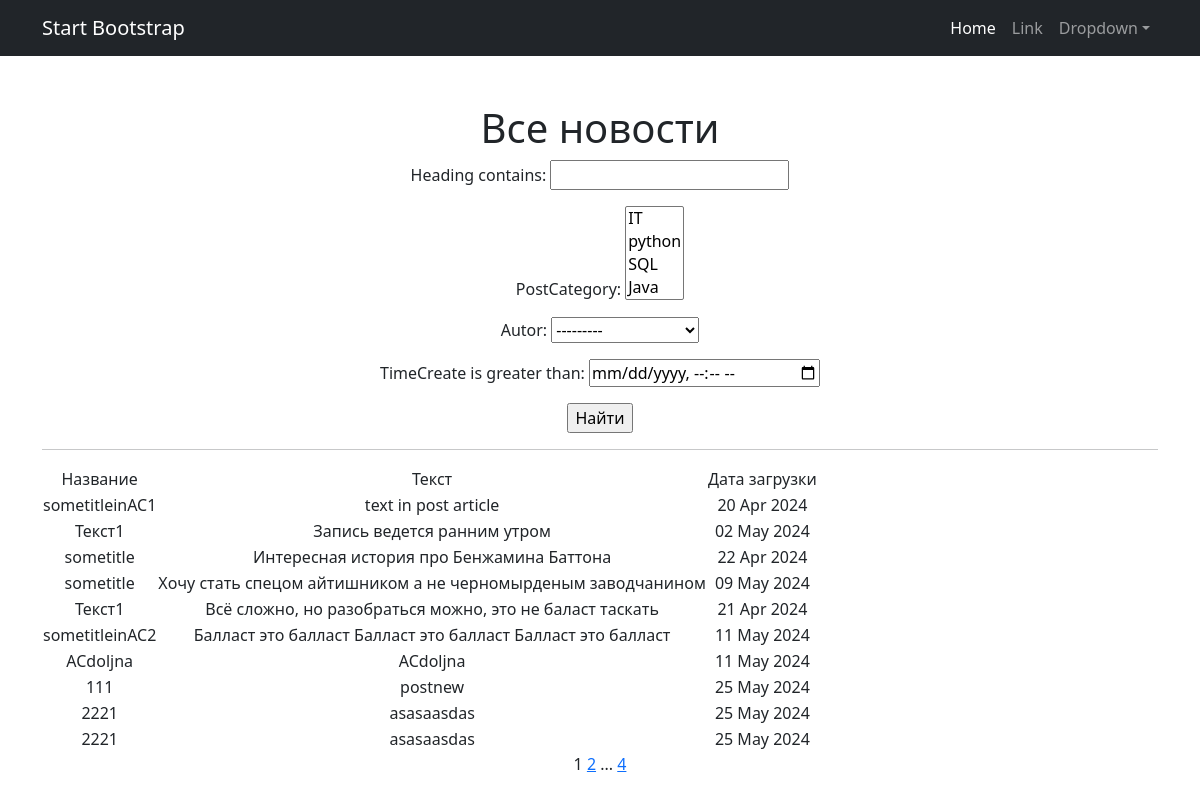
Page /news/search/ on the earlier database version.
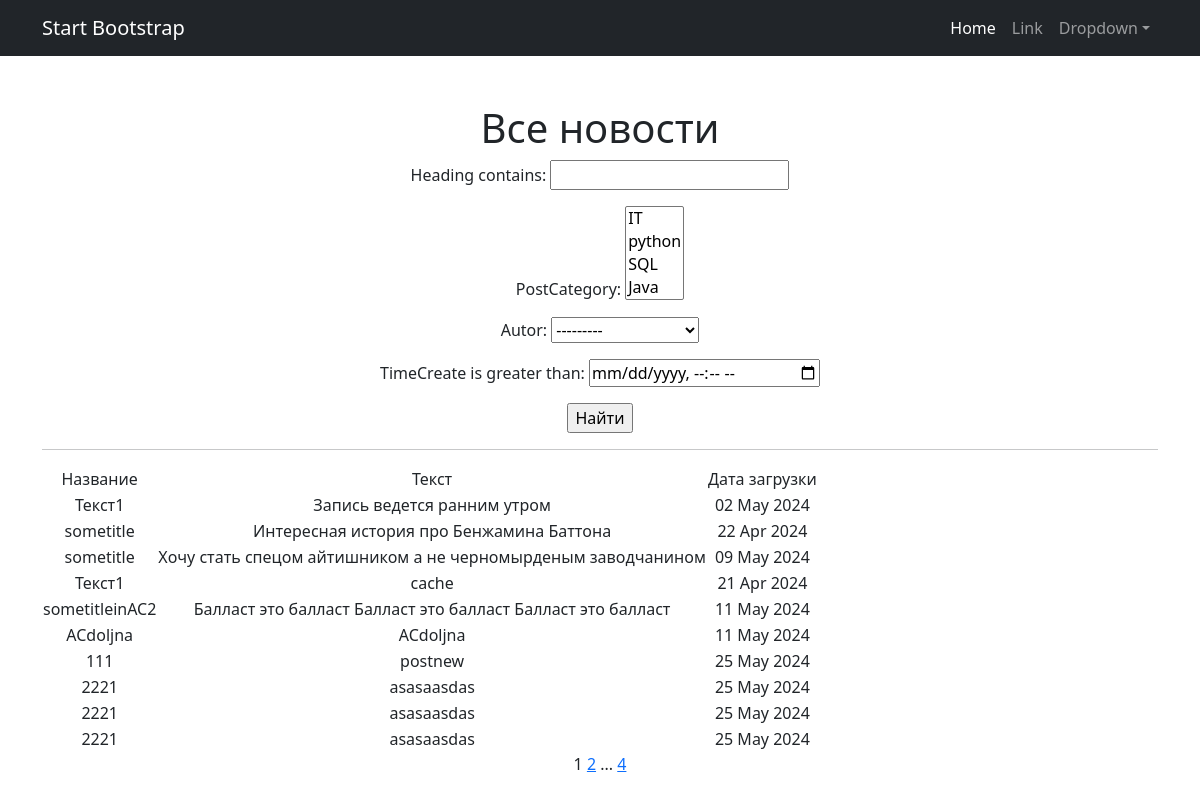
Same page on the later database version.
### news/models.py (models this page shows, shortened)
class Post(models.Model):
    autor = models.ForeignKey(Author, on_delete=models.CASCADE)
    news = 'NW'
    article = "AC"
    NamePost = [
        (news, 'новость'),
        (article, 'статья')
    ]
    namePost = models.CharField(max_length=2, choices=NamePost, default='NW')
    timeCreate = models.DateTimeField(auto_now_add=True)
    postCategory = models.ManyToManyField(Category, through="PostCategory")
    heading = models.CharField(max_length=128)
    textPost = models.TextField()
    rating = models.IntegerField(default=0)

### news/views.py (the view)
# urls.py: path('search/',PostSearch.as_view(), name='search'),
class PostSearch(ListView):
    model = Post
    ordering = 'namePost'
    template_name = 'search.html'
    context_object_name = 'Posts'
    paginate_by = 10
    def get_queryset(self):
        queryset=super().get_queryset()
        self.filterset = PostFilter(self.request.GET, queryset)
        return self.filterset.qs
    def get_context_data(self, **kwargs):
        context = super().get_context_data(**kwargs)
        context['filterset'] = self.filterset
        return context

### news/models.py (called while the page is built)
    def __str__(self):
        return self.category

### templates/search.html (shortened to what this page needs)
{% extends 'flatpages/default.html' %}
{% load custom_tags %}
{% block content %}
   <h1>Все новости</h1>
   <form action="" method="get">
       {{ filterset.form.as_p }}
       <input type="submit" value="Найти" />
   </form>
   <hr>
   {% if Posts %}
       <table>
           <tr>
               <td>Название</td>
               <td>Текст</td>
               <td>Дата загрузки</td>
           </tr>
           {% for Post in Posts %}
           <tr>
               <td>{{ Post.heading}}</td>
               <td>{{ Post.textPost}}</td>
               <td>{{ Post.timeCreate|date:'d M Y' }}</td>
           </tr>
           {% endfor %}
       </table>
   {% else %}
       <h2>Новостей нет!</h2>!
   {% endif %}
    {{page_obj.number}}
   {% if page_obj.has_next %}
       <a href="?page={{ page_obj.next_page_number }}">{{ page_obj.next_page_number }}</a>
       {% if paginator.num_pages != page_obj.next_page_number %}
           ...
           <a href="?page={{ page_obj.paginator.num_pages }}">{{ page_obj.paginator.num_pages }}</a>
       {% endif %}
   {% endif %}
{% endblock content %}

Differences in the rows shown:
removed Post: heading "sometitleinAC1", textPost "text in post article", timeCreate "20 Apr 2024"
changed Post: textPost "Всё сложно, но разобраться можно, это не баласт таскать" → "cache"
now on this page (row unchanged): Post: heading "2221", textPost "asasaasdas", timeCreate "25 May 2024"
